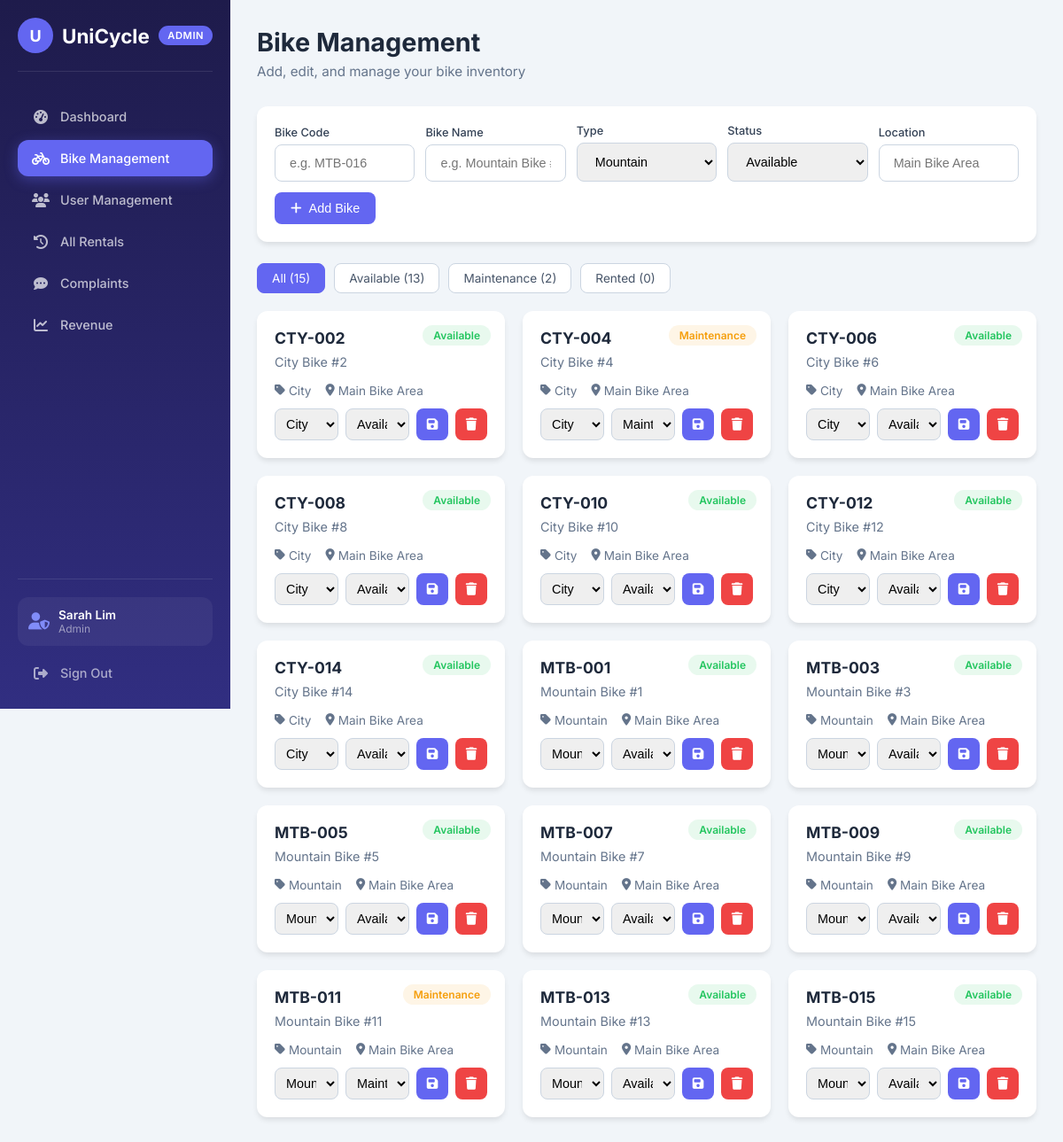
The page /admin/bikes.php (signed in) on the database its author committed.
### tables this page shows
CREATE TABLE `bikes` (
    `bike_id` INT(11) NOT NULL AUTO_INCREMENT,
    `bike_code` VARCHAR(30) NOT NULL,
    `bike_name` VARCHAR(80) NOT NULL,
    `bike_type` ENUM('mountain', 'city', 'other') NOT NULL DEFAULT 'other',
    `status` ENUM('available', 'rented', 'maintenance', 'pending') NOT NULL DEFAULT 'available',
    `location` VARCHAR(100) NOT NULL DEFAULT 'Main Bike Area',
    `last_maintained_date` DATE DEFAULT NULL,
    `created_at` TIMESTAMP NOT NULL DEFAULT CURRENT_TIMESTAMP,
    PRIMARY KEY (`bike_id`),
    UNIQUE KEY `bike_code` (`bike_code`)
);

### admin/bikes.php (the view, shortened to what this page needs)
<?php
require_once 'includes/auth_check.php';
$filter = $_GET['filter'] ?? 'all';
$where = '';
$bikes = $pdo->query("SELECT * FROM bikes $where ORDER BY bike_code")->fetchAll();
$counts = [
    'all' => $pdo->query("SELECT COUNT(*) FROM bikes")->fetchColumn(),
    'available' => $pdo->query("SELECT COUNT(*) FROM bikes WHERE status = 'available'")->fetchColumn(),
    'maintenance' => $pdo->query("SELECT COUNT(*) FROM bikes WHERE status = 'maintenance'")->fetchColumn(),
    'rented' => $pdo->query("SELECT COUNT(*) FROM bikes WHERE status = 'rented'")->fetchColumn(),
];
?>
<!DOCTYPE html>
<html lang="en">
<head>
    <link rel="stylesheet" href="admin.css">
    <link rel="stylesheet" href="https://cdnjs.cloudflare.com/ajax/libs/font-awesome/6.5.0/css/all.min.css">
</head>
<body>
    <?php include 'includes/sidebar.php'; ?>
    <main class="admin-main">
        <div class="page-header">
            <h1>Bike Management</h1>
            <p>Add, edit, and manage your bike inventory</p>
        </div>
        <form method="POST" class="add-form-box">
            <div class="form-group">
                <label>Bike Code</label>
                <input type="text" name="bike_code" class="form-control" placeholder="e.g. MTB-016" required>
            </div>
            <div class="form-group">
                <label>Bike Name</label>
                <input type="text" name="bike_name" class="form-control" placeholder="e.g. Mountain Bike #16" required>
            </div>
            <div class="form-group">
                <label>Type</label>
                <select name="bike_type" class="form-control">
                    <option value="mountain">Mountain</option>
                </select>
            </div>
            <div class="form-group">
                <label>Status</label>
                <select name="status" class="form-control">
                    <option value="available">Available</option>
                </select>
            </div>
            <div class="form-group">
                <label>Location</label>
                <input type="text" name="location" class="form-control" placeholder="Main Bike Area">
            </div>
            <button type="submit" name="add_bike" class="btn btn-primary">
                <i class="fas fa-plus"></i> Add Bike
            </button>
        </form>
        <div class="filters-bar">
            <a href="?filter=all" class="filter-btn <?= $filter === 'all' ? 'active' : '' ?>">
                All (<?= $counts['all'] ?>)
            </a>
            <a href="?filter=available" class="filter-btn <?= $filter === 'available' ? 'active' : '' ?>">
                Available (<?= $counts['available'] ?>)
            </a>
            <a href="?filter=maintenance" class="filter-btn <?= $filter === 'maintenance' ? 'active' : '' ?>">
                Maintenance (<?= $counts['maintenance'] ?>)
            </a>
            <a href="?filter=rented" class="filter-btn <?= $filter === 'rented' ? 'active' : '' ?>">
                Rented (<?= $counts['rented'] ?>)
            </a>
        </div>
        <div class="cards-grid">
            <?php foreach ($bikes as $bike): ?>
                <div class="bike-card">
                    <span class="badge status-badge <?= $bike['status'] ?>"><?= ucfirst($bike['status']) ?></span>
                    <h3><?= htmlspecialchars($bike['bike_code']) ?></h3>
                    <p><?= htmlspecialchars($bike['bike_name']) ?></p>
                    <div class="bike-meta">
                        <span><i class="fas fa-tag"></i> <?= ucfirst($bike['bike_type']) ?></span>
                        <span><i class="fas fa-location-dot"></i> <?= htmlspecialchars($bike['location']) ?></span>
                    </div>
                    <form method="POST" class="bike-actions">
                        <select name="bike_type" class="form-control" style="flex: 1; padding: 8px;">
                            <option value="mountain" <?= $bike['bike_type'] === 'mountain' ? 'selected' : '' ?>>Mountain
                            </option>
                            <option value="city" <?= $bike['bike_type'] === 'city' ? 'selected' : '' ?>>City</option>
                        </select>
                        <select name="status" class="form-control" style="flex: 1; padding: 8px;">
                            <option value="available" <?= $bike['status'] === 'available' ? 'selected' : '' ?>>Available
                            </option>
                            <option value="maintenance" <?= $bike['status'] === 'maintenance' ? 'selected' : '' ?>>Maintenance
                            </option>
                        </select>
                        <button type="submit" name="update_bike" class="btn btn-primary btn-icon" title="Update">
                            <i class="fas fa-save"></i>
                        </button>
                        <button type="submit" name="delete_bike" class="btn btn-danger btn-icon" title="Delete"
                            onclick="return confirm('Delete this bike permanently?')">
                            <i class="fas fa-trash"></i>
                        </button>
                    </form>
                </div>
            <?php endforeach; ?>
        </div>
    </main>
</body>
</html>

### admin/admin.css (style rules this page uses)
:root { --primary: #6366f1; --primary-dark: #4f46e5; --primary-light: #818cf8; --secondary: #0ea5e9; --success: #22c55e; --warning: #f59e0b; --danger: #ef4444; --dark: #1e1b4b; --gray-50: #f8fafc; --gray-100: #f1f5f9; --gray-200: #e2e8f0; --gray-300: #cbd5e1; --gray-400: #94a3b8; --gray-500: #64748b; --gray-600: #475569; --gray-700: #334155; --gray-800: #1e293b; --gray-900: #0f172a; --sidebar-width: 260px; --header-height: 70px; --border-radius: 12px; --shadow-sm: 0 1px 2px 0 rgb(0 0 0 / 0.05); --shadow: 0 4px 6px -1px rgb(0 0 0 / 0.1); --shadow-lg: 0 10px 25px -3px rgb(0 0 0 / 0.1); }
* { margin: 0; padding: 0; box-sizing: border-box; }
body { font-family: 'Inter', -apple-system, BlinkMacSystemFont, 'Segoe UI', Roboto, sans-serif; background: var(--gray-100); color: var(--gray-800); min-height: 100vh; display: flex; }
.admin-main { margin-left: var(--sidebar-width); flex: 1; padding: 30px; min-height: 100vh; }
.page-header { margin-bottom: 30px; }
.page-header h1 { font-size: 1.8rem; font-weight: 700; color: var(--gray-800); margin-bottom: 6px; }
.page-header p { color: var(--gray-500); font-size: 0.95rem; }
.badge { display: inline-flex; align-items: center; padding: 4px 12px; border-radius: 20px; font-size: 0.75rem; font-weight: 600; }
.badge.available, .badge.completed, .badge.resolved { background: rgba(34, 197, 94, 0.1); color: var(--success); }
.badge.maintenance, .badge.pending, .badge.open { background: rgba(245, 158, 11, 0.1); color: var(--warning); }
.btn { display: inline-flex; align-items: center; gap: 8px; padding: 10px 18px; border: none; border-radius: 8px; font-size: 0.9rem; font-weight: 500; cursor: pointer; transition: all 0.2s ease; text-decoration: none; }
.btn-primary { background: var(--primary); color: white; }
.btn-danger { background: var(--danger); color: white; }
.btn-icon { width: 36px; height: 36px; padding: 0; justify-content: center; border-radius: 8px; }
.form-group { margin-bottom: 20px; }
.form-group label { display: block; margin-bottom: 8px; font-weight: 500; color: var(--gray-700); font-size: 0.9rem; }
.form-control { width: 100%; padding: 12px 16px; border: 1px solid var(--gray-300); border-radius: 8px; font-size: 0.9rem; transition: border-color 0.2s ease, box-shadow 0.2s ease; }
select.form-control { cursor: pointer; }
.filters-bar { display: flex; gap: 10px; margin-bottom: 20px; flex-wrap: wrap; }
.filter-btn { padding: 8px 16px; border: 1px solid var(--gray-300); background: white; border-radius: 8px; font-size: 0.85rem; color: var(--gray-600); cursor: pointer; transition: all 0.2s ease; text-decoration: none; }
.filter-btn.active { background: var(--primary); border-color: var(--primary); color: white; }
.add-form-box { background: white; padding: 20px; border-radius: var(--border-radius); box-shadow: var(--shadow); margin-bottom: 24px; display: flex; gap: 12px; flex-wrap: wrap; align-items: flex-end; }
.add-form-box .form-group { margin-bottom: 0; flex: 1; min-width: 150px; }
.add-form-box .form-group label { margin-bottom: 6px; font-size: 0.8rem; }
.cards-grid { display: grid; grid-template-columns: repeat(auto-fill, minmax(280px, 1fr)); gap: 20px; }
.bike-card { background: white; border-radius: var(--border-radius); padding: 20px; box-shadow: var(--shadow); position: relative; transition: transform 0.2s ease; }
.bike-card .status-badge { position: absolute; top: 16px; right: 16px; }
.bike-card h3 { font-size: 1.1rem; color: var(--gray-800); margin-bottom: 8px; }
.bike-card p { color: var(--gray-500); font-size: 0.9rem; margin-bottom: 16px; }

### admin/bikes.php (style rules this page uses)
.bike-actions { display: flex; gap: 8px; margin-top: 12px; }
.bike-meta { display: flex; gap: 16px; margin-top: 8px; color: var(--gray-500); font-size: 0.85rem; }
.bike-meta span { display: flex; align-items: center; gap: 4px; }

### rows shown on the page
bikes: status "Available", bike_code "CTY-002", bike_name "City Bike #2", bike_type "City", location "Main Bike Area"
bikes: status "Maintenance", bike_code "CTY-004", bike_name "City Bike #4", bike_type "City", location "Main Bike Area"
bikes: status "Available", bike_code "CTY-006", bike_name "City Bike #6", bike_type "City", location "Main Bike Area"
bikes: status "Available", bike_code "CTY-008", bike_name "City Bike #8", bike_type "City", location "Main Bike Area"
bikes: status "Available", bike_code "CTY-010", bike_name "City Bike #10", bike_type "City", location "Main Bike Area"
bikes: status "Available", bike_code "CTY-012", bike_name "City Bike #12", bike_type "City", location "Main Bike Area"
bikes: status "Available", bike_code "CTY-014", bike_name "City Bike #14", bike_type "City", location "Main Bike Area"
bikes: status "Available", bike_code "MTB-001", bike_name "Mountain Bike #1", bike_type "Mountain", location "Main Bike Area"
bikes: status "Available", bike_code "MTB-003", bike_name "Mountain Bike #3", bike_type "Mountain", location "Main Bike Area"
bikes: status "Available", bike_code "MTB-005", bike_name "Mountain Bike #5", bike_type "Mountain", location "Main Bike Area"
bikes: status "Available", bike_code "MTB-007", bike_name "Mountain Bike #7", bike_type "Mountain", location "Main Bike Area"
bikes: status "Available", bike_code "MTB-009", bike_name "Mountain Bike #9", bike_type "Mountain", location "Main Bike Area"
bikes: status "Maintenance", bike_code "MTB-011", bike_name "Mountain Bike #11", bike_type "Mountain", location "Main Bike Area"
bikes: status "Available", bike_code "MTB-013", bike_name "Mountain Bike #13", bike_type "Mountain", location "Main Bike Area"
bikes: status "Available", bike_code "MTB-015", bike_name "Mountain Bike #15", bike_type "Mountain", location "Main Bike Area"

### other values the page prints
$adminName "Sarah Lim"
$adminRole "Admin"
$counts['all'] "15"
$counts['available'] "13"
$counts['maintenance'] "2"
$counts['rented'] "0"
